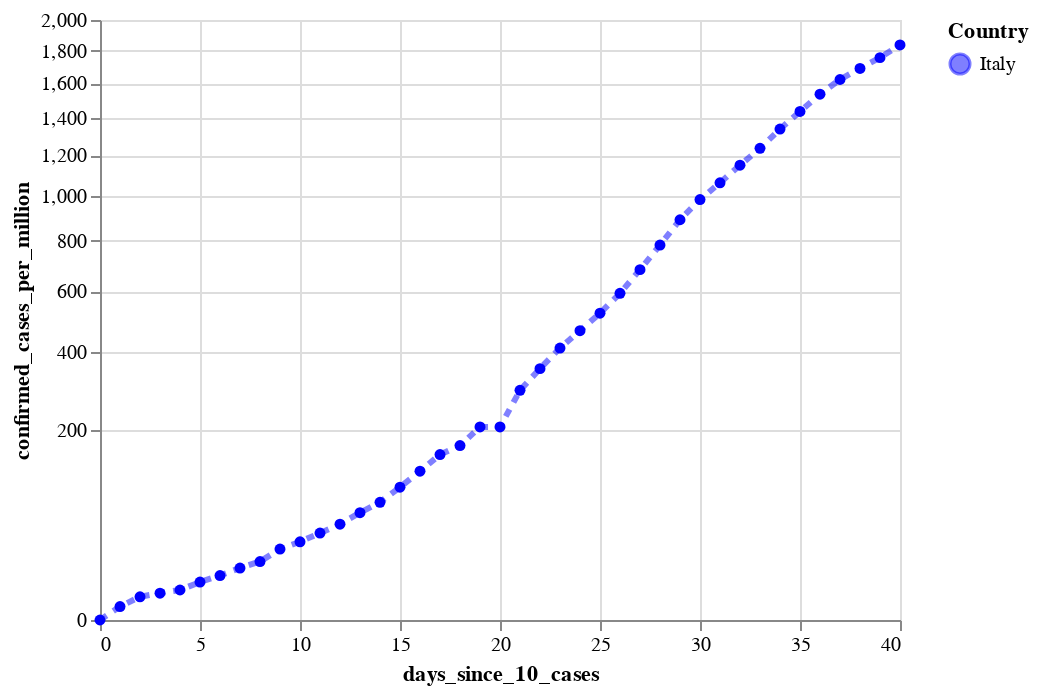

The code cell stored with this chart in its notebook:
### Code cell
#hide

cases_per_million_it_plot = alt.Chart(source_it).mark_line(
    color='blue',
    opacity=0.5,
    strokeDash=[4, 4],
    strokeWidth=3,
    point=True
).encode(
    x='days_since_10_cases:Q',
#     y='confirmed_cases:Q',
    y=alt.Y('confirmed_cases_per_million:Q', scale=alt.Scale(type='sqrt')),
#     size='new_cases:Q',
    tooltip=['country', 'date:T', 'confirmed_cases:Q', 'confirmed_cases_per_million:Q', 'new_cases', 'new_deaths'],
    color=alt.Color('country', scale=alt.Scale(range=['blue'], domain=['Italy']), title="Country")
)

cases_per_million_it_plot

### Figure 1 — Vega-Lite specification as saved in the notebook (floating-point values rounded to 4 significant figures)
{"config": {"view": {"continuousWidth": 400, "continuousHeight": 300}}, "data": {"name": "data-60478bf37e5c48d9934e6c684902157a"}, "mark": {"type": "line", "color": "blue", "opacity": 0.5, "point": true, "strokeDash": [4, 4], "strokeWidth": 3}, "encoding": {"color": {"type": "nominal", "field": "country", "scale": {"domain": ["Italy"], "range": ["blue"]}, "title": "Country"}, "tooltip": [{"type": "nominal", "field": "country"}, {"type": "temporal", "field": "date"}, {"type": "quantitative", "field": "confirmed_cases"}, {"type": "quantitative", "field": "confirmed_cases_per_million"}, {"type": "quantitative", "field": "new_cases"}, {"type": "quantitative", "field": "new_deaths"}], "x": {"type": "quantitative", "field": "days_since_10_cases"}, "y": {"type": "quantitative", "field": "confirmed_cases_per_million", "scale": {"type": "sqrt"}}}, "$schema": "https://vega.github.io/schema/vega-lite/v4.0.2.json", "datasets": {"data-60478bf37e5c48d9934e6c684902157a": [{"country": "Italy", "date": "2020-02-21", "days_since_10_cases": 0, "confirmed_cases": 20, "confirmed_cases_per_million": 0.0, "new_cases": 0, "new_deaths": 1, "new_recovered": 0}, {"country": "Italy", "date": "2020-02-22", "days_since_10_cases": 1, "confirmed_cases": 62, "confirmed_cases_per_million": 1.0, "new_cases": 42, "new_deaths": 1, "new_recovered": 1}, {"country": "Italy", "date": "2020-02-23", "days_since_10_cases": 2, "confirmed_cases": 155, "confirmed_cases_per_million": 3.0, "new_cases": 93, "new_deaths": 1, "new_recovered": 1}, {"country": "Italy", "date": "2020-02-24", "days_since_10_cases": 3, "confirmed_cases": 229, "confirmed_cases_per_million": 4.0, "new_cases": 74, "new_deaths": 4, "new_recovered": -1}, {"country": "Italy", "date": "2020-02-25", "days_since_10_cases": 4, "confirmed_cases": 322, "confirmed_cases_per_million": 5.0, "new_cases": 93, "new_deaths": 3, "new_recovered": 0}, {"country": "Italy", "date": "2020-02-26", "days_since_10_cases": 5, "confirmed_cases": 453, "confirmed_cases_per_million": 8.0, "new_cases": 131, "new_deaths": 2, "new_recovered": 2}, {"country": "Italy", "date": "2020-02-27", "days_since_10_cases": 6, "confirmed_cases": 655, "confirmed_cases_per_million": 11.0, "new_cases": 202, "new_deaths": 5, "new_recovered": 42}, {"country": "Italy", "date": "2020-02-28", "days_since_10_cases": 7, "confirmed_cases": 888, "confirmed_cases_per_million": 15.0, "new_cases": 233, "new_deaths": 4, "new_recovered": 1}, {"country": "Italy", "date": "2020-02-29", "days_since_10_cases": 8, "confirmed_cases": 1128, "confirmed_cases_per_million": 19.0, "new_cases": 240, "new_deaths": 8, "new_recovered": 0}, {"country": "Italy", "date": "2020-03-01", "days_since_10_cases": 9, "confirmed_cases": 1694, "confirmed_cases_per_million": 28.0, "new_cases": 566, "new_deaths": 5, "new_recovered": 37}, {"country": "Italy", "date": "2020-03-02", "days_since_10_cases": 10, "confirmed_cases": 2036, "confirmed_cases_per_million": 34.0, "new_cases": 342, "new_deaths": 18, "new_recovered": 66}, {"country": "Italy", "date": "2020-03-03", "days_since_10_cases": 11, "confirmed_cases": 2502, "confirmed_cases_per_million": 42.0, "new_cases": 466, "new_deaths": 27, "new_recovered": 11}, {"country": "Italy", "date": "2020-03-04", "days_since_10_cases": 12, "confirmed_cases": 3089, "confirmed_cases_per_million": 51.0, "new_cases": 587, "new_deaths": 28, "new_recovered": 116}, {"country": "Italy", "date": "2020-03-05", "days_since_10_cases": 13, "confirmed_cases": 3858, "confirmed_cases_per_million": 64.0, "new_cases": 769, "new_deaths": 41, "new_recovered": 138}, {"country": "Italy", "date": "2020-03-06", "days_since_10_cases": 14, "confirmed_cases": 4636, "confirmed_cases_per_million": 77.0, "new_cases": 778, "new_deaths": 49, "new_recovered": 109}, {"country": "Italy", "date": "2020-03-07", "days_since_10_cases": 15, "confirmed_cases": 5883, "confirmed_cases_per_million": 98.0, "new_cases": 1247, "new_deaths": 36, "new_recovered": 66}, {"country": "Italy", "date": "2020-03-08", "days_since_10_cases": 16, "confirmed_cases": 7375, "confirmed_cases_per_million": 123.0, "new_cases": 1492, "new_deaths": 133, "new_recovered": 33}, {"country": "Italy", "date": "2020-03-09", "days_since_10_cases": 17, "confirmed_cases": 9172, "confirmed_cases_per_million": 152.0, "new_cases": 1797, "new_deaths": 97, "new_recovered": 102}, {"country": "Italy", "date": "2020-03-10", "days_since_10_cases": 18, "confirmed_cases": 10149, "confirmed_cases_per_million": 169.0, "new_cases": 977, "new_deaths": 168, "new_recovered": 0}, {"country": "Italy", "date": "2020-03-11", "days_since_10_cases": 19, "confirmed_cases": 12462, "confirmed_cases_per_million": 207.0, "new_cases": 2313, "new_deaths": 196, "new_recovered": 321}, {"country": "Italy", "date": "2020-03-12", "days_since_10_cases": 20, "confirmed_cases": 12462, "confirmed_cases_per_million": 207.0, "new_cases": 0, "new_deaths": 0, "new_recovered": 0}, {"country": "Italy", "date": "2020-03-13", "days_since_10_cases": 21, "confirmed_cases": 17660, "confirmed_cases_per_million": 293.0, "new_cases": 5198, "new_deaths": 439, "new_recovered": 394}, {"country": "Italy", "date": "2020-03-14", "days_since_10_cases": 22, "confirmed_cases": 21157, "confirmed_cases_per_million": 351.0, "new_cases": 3497, "new_deaths": 175, "new_recovered": 527}, {"country": "Italy", "date": "2020-03-15", "days_since_10_cases": 23, "confirmed_cases": 24747, "confirmed_cases_per_million": 411.0, "new_cases": 3590, "new_deaths": 368, "new_recovered": 369}, {"country": "Italy", "date": "2020-03-16", "days_since_10_cases": 24, "confirmed_cases": 27980, "confirmed_cases_per_million": 465.0, "new_cases": 3233, "new_deaths": 349, "new_recovered": 414}, {"country": "Italy", "date": "2020-03-17", "days_since_10_cases": 25, "confirmed_cases": 31506, "confirmed_cases_per_million": 523.0, "new_cases": 3526, "new_deaths": 345, "new_recovered": 192}, {"country": "Italy", "date": "2020-03-18", "days_since_10_cases": 26, "confirmed_cases": 35713, "confirmed_cases_per_million": 593.0, "new_cases": 4207, "new_deaths": 475, "new_recovered": 1084}, {"country": "Italy", "date": "2020-03-19", "days_since_10_cases": 27, "confirmed_cases": 41035, "confirmed_cases_per_million": 682.0, "new_cases": 5322, "new_deaths": 427, "new_recovered": 415}, {"country": "Italy", "date": "2020-03-20", "days_since_10_cases": 28, "confirmed_cases": 47021, "confirmed_cases_per_million": 781.0, "new_cases": 5986, "new_deaths": 627, "new_recovered": 0}, {"country": "Italy", "date": "2020-03-21", "days_since_10_cases": 29, "confirmed_cases": 53578, "confirmed_cases_per_million": 890.0, "new_cases": 6557, "new_deaths": 793, "new_recovered": 1632}, {"country": "Italy", "date": "2020-03-22", "days_since_10_cases": 30, "confirmed_cases": 59138, "confirmed_cases_per_million": 982.0, "new_cases": 5560, "new_deaths": 651, "new_recovered": 952}, {"country": "Italy", "date": "2020-03-23", "days_since_10_cases": 31, "confirmed_cases": 63927, "confirmed_cases_per_million": 1062.0, "new_cases": 4789, "new_deaths": 601, "new_recovered": 0}, {"country": "Italy", "date": "2020-03-24", "days_since_10_cases": 32, "confirmed_cases": 69176, "confirmed_cases_per_million": 1149.0, "new_cases": 5249, "new_deaths": 743, "new_recovered": 1302}, {"country": "Italy", "date": "2020-03-25", "days_since_10_cases": 33, "confirmed_cases": 74386, "confirmed_cases_per_million": 1236.0, "new_cases": 5210, "new_deaths": 683, "new_recovered": 1036}, {"country": "Italy", "date": "2020-03-26", "days_since_10_cases": 34, "confirmed_cases": 80589, "confirmed_cases_per_million": 1339.0, "new_cases": 6203, "new_deaths": 712, "new_recovered": 999}, {"country": "Italy", "date": "2020-03-27", "days_since_10_cases": 35, "confirmed_cases": 86498, "confirmed_cases_per_million": 1437.0, "new_cases": 5909, "new_deaths": 919, "new_recovered": 589}, {"country": "Italy", "date": "2020-03-28", "days_since_10_cases": 36, "confirmed_cases": 92472, "confirmed_cases_per_million": 1536.0, "new_cases": 5974, "new_deaths": 889, "new_recovered": 1434}, {"country": "Italy", "date": "2020-03-29", "days_since_10_cases": 37, "confirmed_cases": 97689, "confirmed_cases_per_million": 1623.0, "new_cases": 5217, "new_deaths": 756, "new_recovered": 646}, {"country": "Italy", "date": "2020-03-30", "days_since_10_cases": 38, "confirmed_cases": 101739, "confirmed_cases_per_million": 1690.0, "new_cases": 4050, "new_deaths": 812, "new_recovered": 1590}, {"country": "Italy", "date": "2020-03-31", "days_since_10_cases": 39, "confirmed_cases": 105792, "confirmed_cases_per_million": 1757.0, "new_cases": 4053, "new_deaths": 837, "new_recovered": 1109}, {"country": "Italy", "date": "2020-04-01", "days_since_10_cases": 40, "confirmed_cases": 110574, "confirmed_cases_per_million": 1837.0, "new_cases": 4782, "new_deaths": 727, "new_recovered": 1118}]}}
